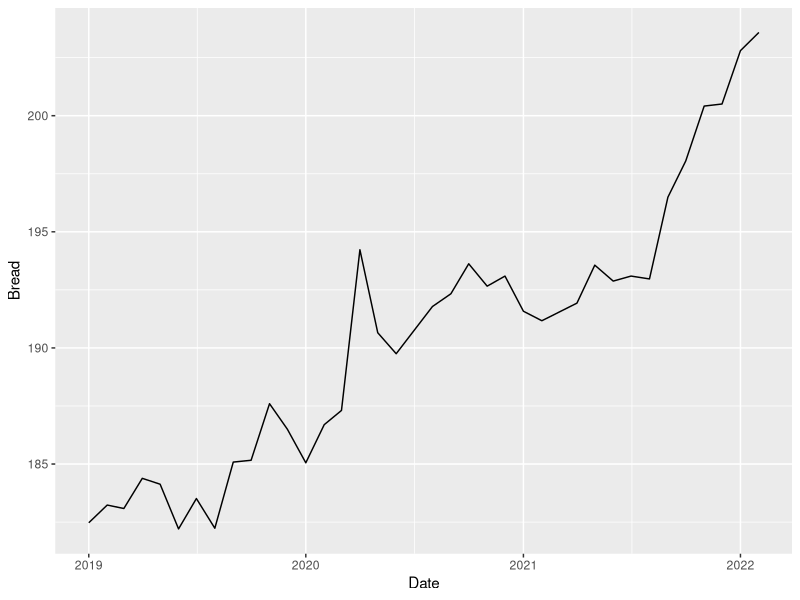
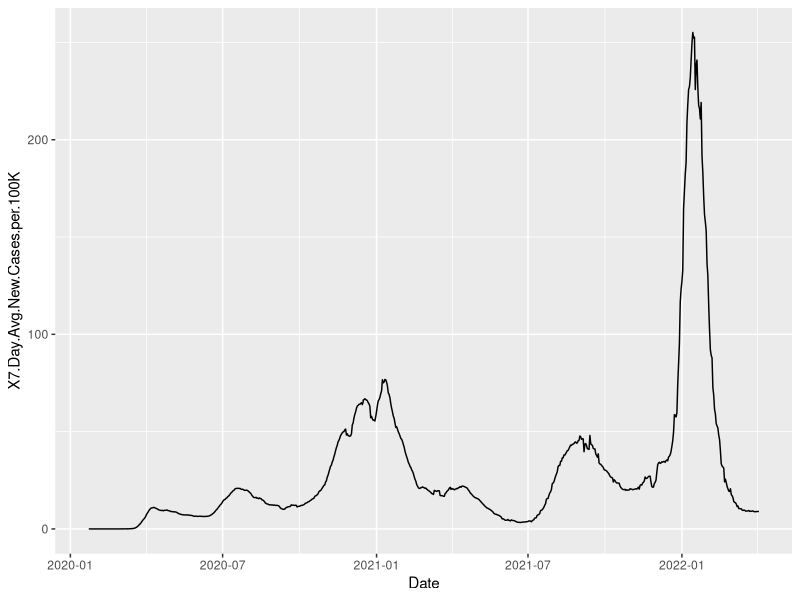
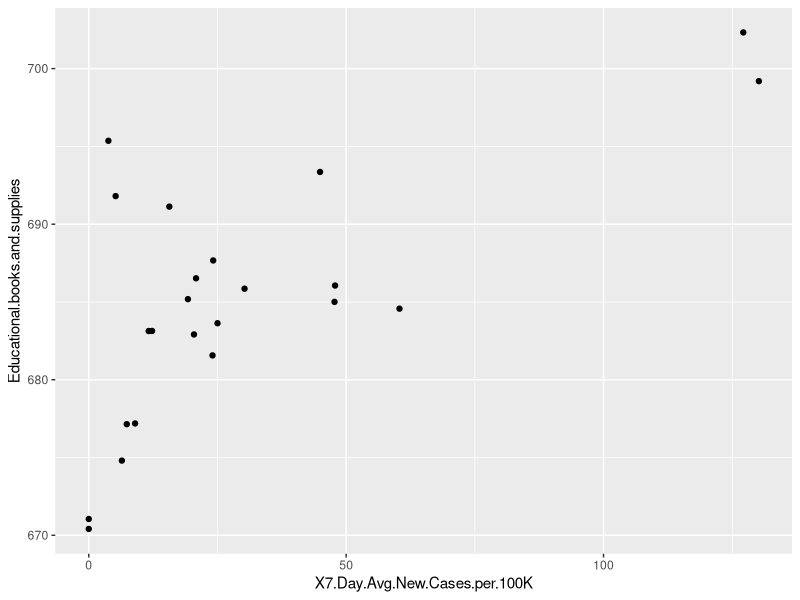
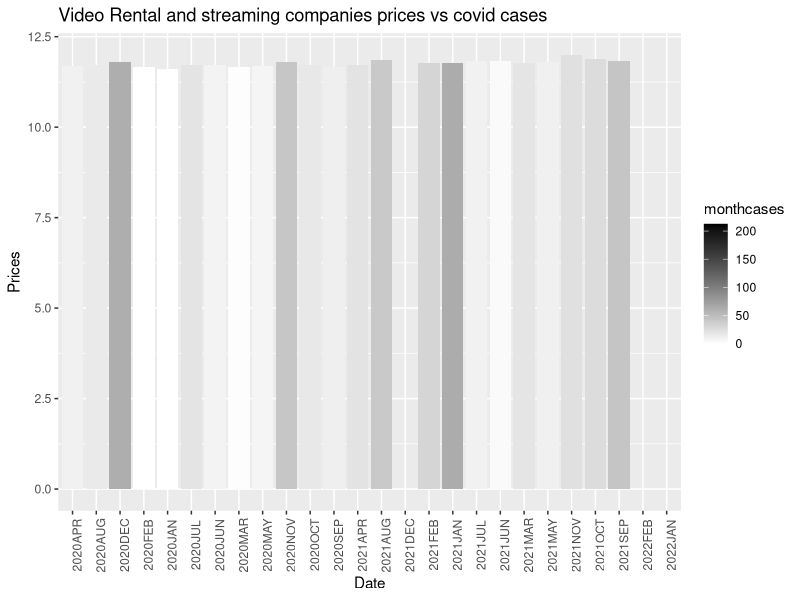
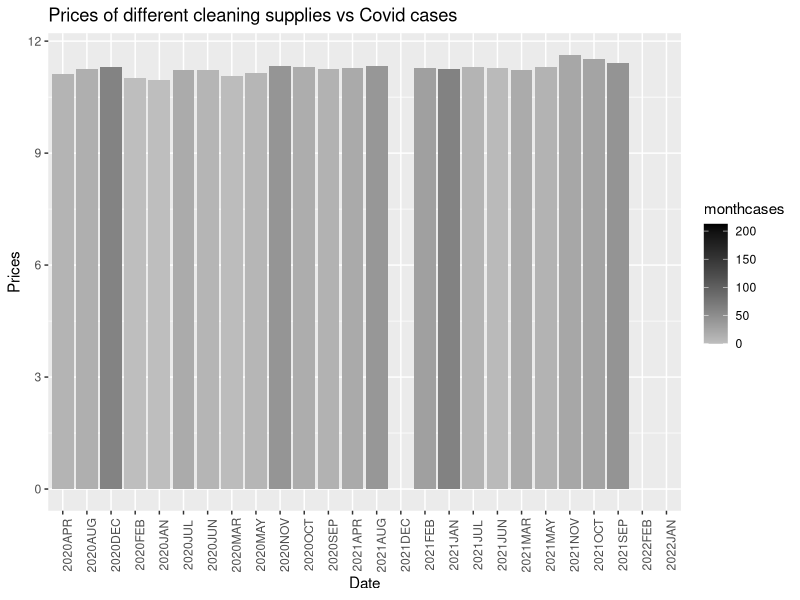
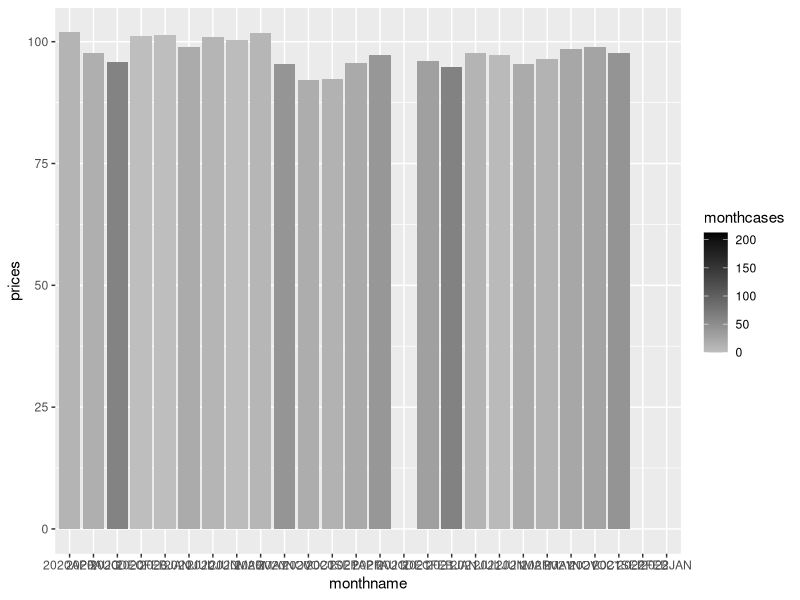
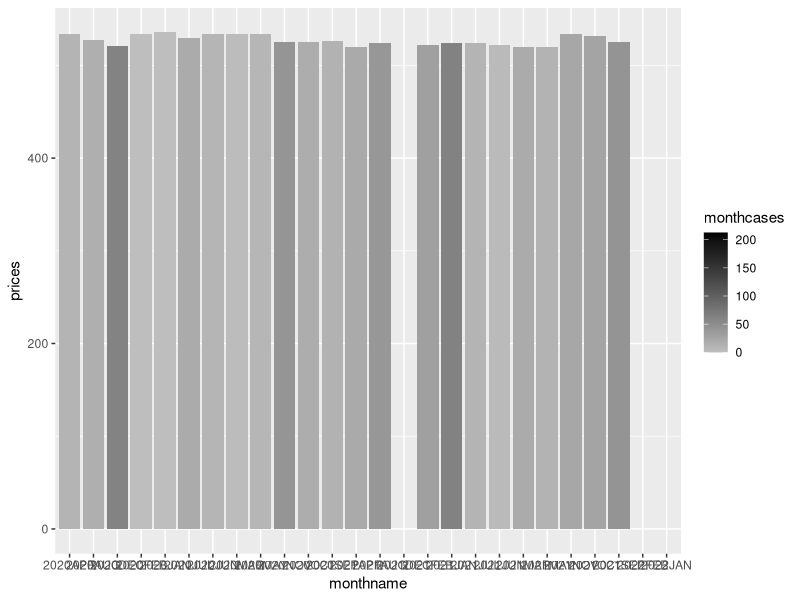

Write the R code that produced these figures, in order. (Note: this script raises an error after producing the figures.)
## ---- chunk 1
knitr::opts_chunk$set(echo = TRUE)
## ---- chunk 2
library(tidyverse)
library(zoo)
library(dslabs)
library(caret)
library(stringr)
library(ggplot2)
library(dplyr)
library(tibble)
library(lubridate)
CPI_data <- read.csv("CPI_data.csv")
Covid_data <- read.csv("trends_in_covid19_cases_and_deaths_in_the_us_reported_to_cdc_by_population_factors.csv")

## ---- chunk 3
Clean_Covid_Data <- Covid_data %>% filter(Classification == "Metro_Rural") %>% filter(Category == 1)
Clean_Covid_Data <- Clean_Covid_Data %>% mutate(Date = as.Date(Clean_Covid_Data$Date, format = "%m/%d/%Y")) 

CPI_data <- CPI_data %>%  mutate(Date = as.Date(as.yearmon(CPI_data$Date, format = '%Y-%B')))

#CPI_data

#Clean_Covid_Data

All_Data <- inner_join(CPI_data, Clean_Covid_Data)

nrow(CPI_data)

## ---- chunk 4
CPI_data %>% ggplot(aes(Date, Bread)) + geom_line()
tail(Clean_Covid_Data)
Clean_Covid_Data  %>% ggplot(aes(Date, X7.Day.Avg.New.Cases.per.100K)) + geom_line()

All_Data %>% ggplot(aes(X7.Day.Avg.New.Cases.per.100K, Educational.books.and.supplies)) + geom_point()

CPI_data

#Filtering the data between when covid first started until the FEB 2022
#----------------------------------------------------------------------
CPI_covid_data <- CPI_data %>% filter(Date > '2020-01-01')
Covid_data_endFeb <- Clean_Covid_Data %>% filter(Date < '2022-02-26')
#----------------------------------------------------------------------


#tail(Covid_data_endFeb)
#tail(CPI_covid_data)



#CPI_covid_data
#Covid_data_endFeb

months <- as_tibble(c())
months['monthname'] <- NA
months['monthcases'] <- NA

months

mymonths <-c("2020JAN", "2020FEB", "2020MAR", "2020APR", "2020MAY", "2020JUN", "2020JUL", "2020AUG", "2020SEP", "2020OCT", "2020NOV", "2020DEC", "2021JAN", "2021FEB", "2021MAR", "2021APR", "2021MAY", "2021JUN", "2021JUL", "2021AUG", "2021SEP", "2021OCT", "2021NOV", "2021DEC", "2022JAN", "2022FEB")

for(i in 1:26){
 months[i, ] <- NA
}
for(i in 1:26){
  months$monthname[i] <- mymonths[i]
}


covmonthly <- as_tibble(c())

Covid_data_endFeb


Covid_data_endFeb$newcases <- 0



for(i in 2:767)
{
  Covid_data_endFeb$newcases[i] <- Covid_data_endFeb$Total.Cases.per.100K[i] - Covid_data_endFeb$Total.Cases.per.100K[i-1]
}
#create a new column which indicates new cases each day 



## ---- chunk 5

myvec <- c()


#myvec[1:26] <- 0


v <- 3
start <- 37 
c1 <- 30
c2 <- 31 

for(i in 1:11){
  sum <- 0 
  if(i %% 2 != 0)
  {
    sum <- 0
    for(j in (start:(start+c2))){
      sum <- sum + Covid_data_endFeb$newcases[j]
    }
    avg <- sum / 31
    myvec[v] <- avg
    sum <- 0
    avg <- 0
    v <- v + 1
    start <- start + c2
  }
  else
  {
    sum <- 0
    for(k in (start:(start+c1))){
      sum <- sum + Covid_data_endFeb$newcases[k]
    }
    avg <- sum / 30
    myvec[v] <- avg
    sum <- 0
    avg <- 0
    v <- v + 1
    start <- start + c1
  }
}

#covers indexes 1:13 Jan2020 - Jan 2021

newsum <- 0

for(i in (start:(start + 29))){
  newsum <- newsum + Covid_data_endFeb$newcases[i]
}
newavg <- newsum / 29
myvec[v] <- newavg
newsum <- 0
newavg <- 0 
v <- v + 1
start <- start + 29


for(i in 1:11){
  sum <- 0 
  if(i %% 2 != 0)
  {
    sum <- 0
    for(j in (start:(start+c2))){
      sum <- sum + Covid_data_endFeb$newcases[j]
    }
    avg <- sum / 31
    myvec[v] <- avg
    sum <- 0
    avg <- 0
    v <- v + 1
    start <- start + c2
  }
  else
  {
    sum <- 0
    for(k in (start:(start+c1))){
      sum <- sum + Covid_data_endFeb$newcases[k]
    }
    avg <- sum / 30
    myvec[v] <- avg
    sum <- 0
    avg <- 0
    v <- v + 1
    start <- start + c1
  }
}


for(i in (start:(start + 28))){
  newsum <- newsum + Covid_data_endFeb$newcases[i]
}
newavg <- newsum / 28
myvec[v] <- newavg
newsum <- 0
newavg <- 0 
v <- v + 1
start <- start + 28


months

myvec
for(i in 1:26){
  months$monthcases[i] <- myvec[i]
}  
months$monthcases[1] <- 0
months$monthcases[2] <- 0

months
## ---- chunk 6

CPI_covid_data

## ---- chunk 7

month.vid <- months

month.supp <- months

month.med <- months

month.pre <- months

month.nonpre <- months

CPI_covid_data

nrow(CPI_covid_data)

for(i in 1:26)
{
  month.vid$prices[i] <- CPI_covid_data$Rental.of.video.discs.and.other.media[i]
  month.supp$prices[i] <- CPI_covid_data$Household.cleaning.products[i]
  month.med$prices[i] <- CPI_covid_data$Medical.equipment.and.supplies[i]
  month.pre$prices[i] <- CPI_covid_data$Prescription.drugs[i]
  month.nonpre$prices[i] <- CPI_covid_data$Nonprescription.drugs[i]
}


month.vid
nrow(month.vid)
month.supp
month.med
month.pre
month.nonpre

#seperated all the prices by month into seperate dataframes for variables whose prices were most affected by case count
## ---- chunk 8
video_rentals_plot <- ggplot(month.vid, aes(x= monthname, y = sqrt(prices), fill = monthcases)) + geom_bar(stat = "identity") + scale_fill_gradient2(low = "white", high = "black") + theme(axis.text.x = element_text(angle = 90)) + labs(title = "Video Rental and streaming companies prices vs covid cases", x = "Date", y = "Prices") 
  
video_rentals_plot

## ---- chunk 9
cleansupp_plot <- ggplot(month.supp, aes(x= monthname, y = sqrt(prices), fill = monthcases)) + geom_bar(stat = "identity") +
scale_fill_gradient2(low = "white", high = "black", mid = "grey") + theme(axis.text.x = element_text(angle = 90))  + labs(title = "Prices of different cleaning supplies vs Covid cases", x = "Date", y = "Prices")
  
cleansupp_plot




## ---- chunk 10
med_plot <- ggplot(month.med, aes(x= monthname, y = prices, fill = monthcases)) + geom_bar(stat = "identity") +
  scale_fill_gradient2(low = "white", high = "black", mid = "grey")
  
med_plot




## ---- chunk 11
pres_plot <- ggplot(month.pre, aes(x= monthname, y = prices, fill = monthcases)) + geom_bar(stat = "identity") +
  scale_fill_gradient2(low = "white", high = "black", mid = "grey")
  
pres_plot




## ---- chunk 12
nonpre_plot <- ggplot(month.nonpre, aes(x= monthname, y = prices, fill = monthcases)) + geom_bar(stat = "identity") +
  scale_fill_gradient2(low = "white", high = "black", mid = "grey")
  
nonpre_plot




## ---- chunk 13
#the linear regression for food items
eggs <- summary(lm(X7.Day.Avg.New.Cases.per.100K ~ Eggs, data = All_Data))
bread <- summary(lm(X7.Day.Avg.New.Cases.per.100K ~ Bread, data = All_Data))
chicken <- summary(lm(X7.Day.Avg.New.Cases.per.100K ~ Chicken, data = All_Data))
food <- summary(lm(X7.Day.Avg.New.Cases.per.100K ~ Chicken + Bread + Eggs, data = All_Data))

## ---- chunk 14
#the linear regression for energy
gas <- summary(lm(X7.Day.Avg.New.Cases.per.100K ~ Unleaded.regular.gasoline, data = All_Data))
electricity <- summary(lm(X7.Day.Avg.New.Cases.per.100K ~ Electricity, data = All_Data))
natural_gas <- summary(lm(X7.Day.Avg.New.Cases.per.100K ~ Utility..gas.service, data = All_Data))
power <- summary(lm(X7.Day.Avg.New.Cases.per.100K ~ Utility..gas.service + Electricity + Unleaded.regular.gasoline, data = All_Data))

## ---- chunk 15
#the linear regression for education/child care
day_care <- summary(lm(X7.Day.Avg.New.Cases.per.100K ~ Day.care.and.preschool, data = All_Data))
college_tuition <- summary(lm(X7.Day.Avg.New.Cases.per.100K ~ College.tuition.and.fees, data = All_Data))
educational_supplies <- summary(lm(X7.Day.Avg.New.Cases.per.100K ~ Educational.books.and.supplies, data = All_Data))
education <- summary(lm(X7.Day.Avg.New.Cases.per.100K ~ Educational.books.and.supplies + College.tuition.and.fees + Day.care.and.preschool, data = All_Data))
## ---- chunk 16
#the linear regression for transportation items
parking_fees <- summary(lm(X7.Day.Avg.New.Cases.per.100K ~ Parking.fees.and.tolls, data = All_Data))
motor_insurance <- summary(lm(X7.Day.Avg.New.Cases.per.100K ~ Motor.vehicle.insurance, data = All_Data))
airline_fares <- summary(lm(X7.Day.Avg.New.Cases.per.100K ~ Airline.fares, data = All_Data))
transportation <- summary(lm(X7.Day.Avg.New.Cases.per.100K ~ Airline.fares + Motor.vehicle.insurance + Parking.fees.and.tolls, data = All_Data))
#transportation
## ---- chunk 17
#the linear regression for medical items items
prescription_drugs <- summary(lm(X7.Day.Avg.New.Cases.per.100K ~ Prescription.drugs, data = All_Data))
nonprescription_drugs <- summary(lm(X7.Day.Avg.New.Cases.per.100K ~ Nonprescription.drugs, data = All_Data))
medical_supplies <- summary(lm(X7.Day.Avg.New.Cases.per.100K ~ Medical.equipment.and.supplies, data = All_Data))
medicine <- summary(lm(X7.Day.Avg.New.Cases.per.100K ~ Medical.equipment.and.supplies + Nonprescription.drugs + Prescription.drugs, data = All_Data))

#graph for prescription_durgs
prescription_drugs_plot <- ggplot(aes(x = CPI_data$Prescription.drugs, y = Clean_Covid_Data$X7.Day.Avg.New.Cases.per.100K))+geom_histogram()

## ---- chunk 18
#the linear regression for entertainment items
music <- summary(lm(X7.Day.Avg.New.Cases.per.100K ~ Recorded.music.and.music.subscriptions, data = All_Data))
cable_tv <- summary(lm(X7.Day.Avg.New.Cases.per.100K ~ Cable.and.satellite.television.service, data = All_Data))
video_rentals <- summary(lm(X7.Day.Avg.New.Cases.per.100K ~ Rental.of.video.discs.and.other.media, data = All_Data))
books <- summary(lm(X7.Day.Avg.New.Cases.per.100K ~ Recreational.books, data = All_Data))
entertainment <- summary(lm(X7.Day.Avg.New.Cases.per.100K ~ Recreational.books + Rental.of.video.discs.and.other.media + Cable.and.satellite.television.service + Recorded.music.and.music.subscriptions, data = All_Data))

## ---- chunk 19
#the linear regression for general home items
outdoor_equipment <- summary(lm(X7.Day.Avg.New.Cases.per.100K ~ Outdoor.equipment.and.supplies, data = All_Data))
indoor_plants <- summary(lm(X7.Day.Avg.New.Cases.per.100K ~ Indoor.plants.and.flowers, data = All_Data))
cleaning_supplies <- summary(lm(X7.Day.Avg.New.Cases.per.100K ~ Household.cleaning.products, data = All_Data))
rent <- summary(lm(X7.Day.Avg.New.Cases.per.100K ~ Rent.of.primary.residence, data = All_Data))
home <- summary(lm(X7.Day.Avg.New.Cases.per.100K ~ Rent.of.primary.residence + Household.cleaning.products + Indoor.plants.and.flowers + Outdoor.equipment.and.supplies, data = All_Data))

## ---- chunk 20
#Total CPI linear regression for US and India
US_total <- summary(lm(X7.Day.Avg.New.Cases.per.100K ~ All.items, data = All_Data))
India_total <- summary(lm(X7.Day.Avg.New.Cases.per.100K ~ India.All.items, data = All_Data))
 
